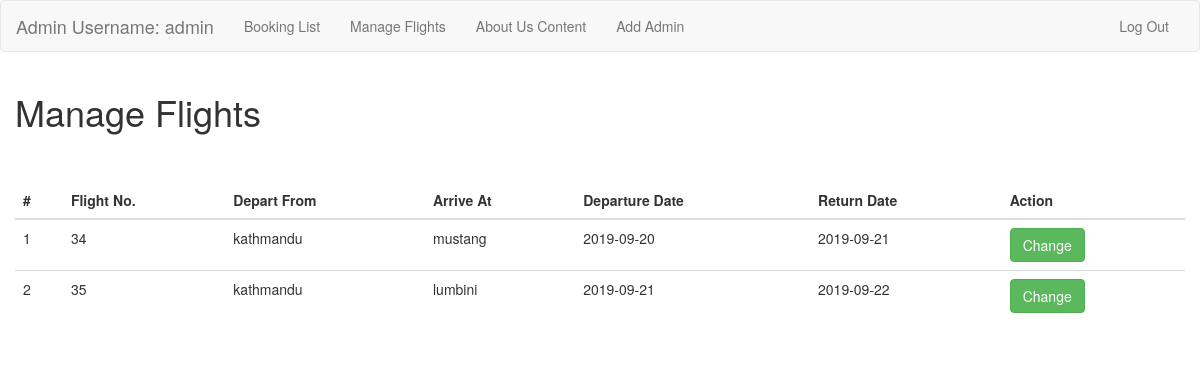
The app's page /admin/dashboard/dashboard.php?page=manageflights (signed in) with its own data.
### tables this page shows
CREATE TABLE `flights` (
  `id` int(10) NOT NULL,
  `flightno` int(10) NOT NULL,
  `departfrom` varchar(255) NOT NULL,
  `arriveat` varchar(255) NOT NULL,
  `departuredate` date NOT NULL,
  `arrivaldate` date NOT NULL
);

### admin/dashboard/page/manageflights.php (the view, shortened to what this page needs)
<?php
include '../../config/connect.php';
$result=$con->query("SELECT * FROM flights");
 ?>
<section class="manage">
  <div class="container-fluid">
    <h1>Manage Flights</h1>
    <br><br>
    <table class="table table-hover">
      <thead>
        <tr>
        <th>#</th>
        <th>Flight No.</th>
        <th>Depart From</th>
        <th>Arrive At</th>
        <th>Departure Date</th>
        <th>Return Date</th>
        <th>Action</th>
      </tr>
      </thead>
      <tbody>
        <?php
        while ($row = $result->fetch_assoc()):
          ?>
        <tr>
          <form class="form" action="page/process/update.php?id=<?=$row['id']; ?>" method="post" role="form">
            <td><?php echo $row['id']; ?>
              </td>
            <td><?php echo $row['flightno']; ?>
              </td>
              <td><?php echo $row['departfrom']; ?>
                </td>
                <td><?php echo $row['arriveat']; ?>
                  </td>
                  <td><?php echo $row['departuredate']; ?>
                    </td>
                    <td><?php echo $row['arrivaldate']; ?>
                      </td>
                      <td><input type="submit" name="submit" value="Done" class="<?= $row['flightno'] ?> btn btn-success" style="display:none;">
                    </form>
                     <button type="button" name="btn-change" value="Change" id="<?= $row['flightno'] ?>" class="btn btn-success"  onclick="showRow(<?= $row['flightno'] ?>)">Change</button>
        </tr>
        <?php endwhile; ?>
      </tbody>
    </table>
  </div>
</section>

### records on screen
flights: id "1", flightno "34", departfrom "kathmandu", arriveat "mustang", departuredate "2019-09-20", arrivaldate "2019-09-21"
flights: id "2", flightno "35", departfrom "kathmandu", arriveat "lumbini", departuredate "2019-09-21", arrivaldate "2019-09-22"

### other values on screen
$_SESSION['admin'] "admin"
